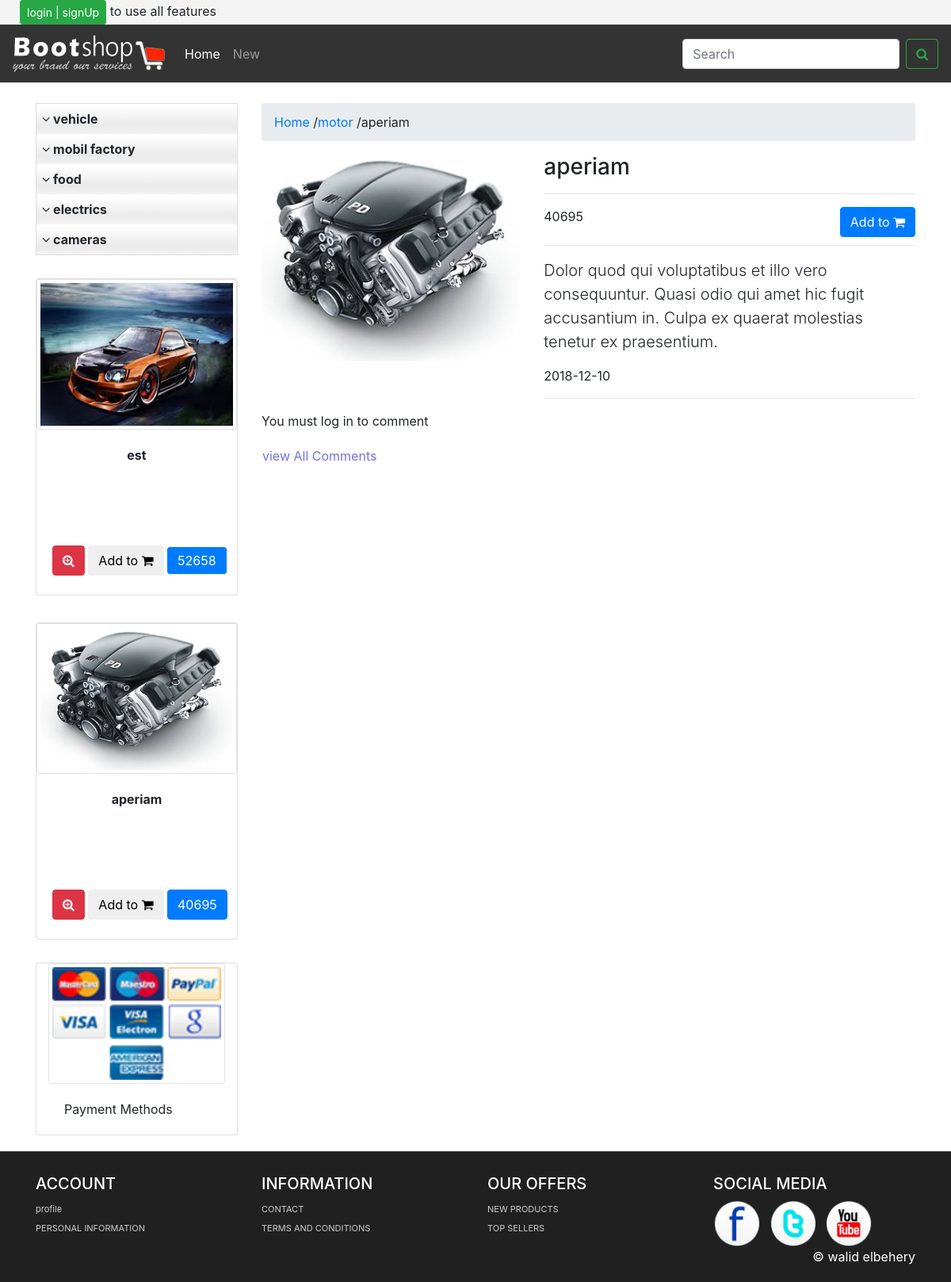
The app's page /oneitem.php?item_id=71 with its own data.
### tables this page shows
CREATE TABLE `categories` (
  `id` int(11) NOT NULL,
  `name` varchar(255) NOT NULL,
  `description` varchar(255) DEFAULT NULL,
  `ordering` int(11) DEFAULT NULL,
  `visibility` tinyint(1) NOT NULL DEFAULT '0',
  `allowComment` tinyint(1) NOT NULL DEFAULT '0',
  `allowAds` tinyint(1) NOT NULL DEFAULT '0',
  `parent` int(11) DEFAULT NULL
);

CREATE TABLE `items` (
  `id` int(11) NOT NULL,
  `name` varchar(255) NOT NULL,
  `description` text,
  `price` varchar(255) DEFAULT NULL,
  `addDate` date NOT NULL,
  `countryMade` varchar(255) DEFAULT NULL,
  `status` varchar(255) DEFAULT NULL,
  `image` varchar(300) DEFAULT NULL,
  `rating` int(11) DEFAULT NULL,
  `cat_id` int(11) DEFAULT NULL,
  `user_id` int(11) NOT NULL,
  `approve` tinyint(1) DEFAULT '0',
  `viewNum` int(11) DEFAULT '0'
);

### includes/functions/function.php (called while the page is built, shortened)
<?php
function getData($table,$orderBy,$order='ASC',$limit=null)
{
global $con;
$limit = ($limit!=null) ? ' LIMIT '.$limit :'' ;
$stm=$con->prepare("SELECT * from $table ORDER BY $orderBy $order $limit ");
$stm->execute();
$rows=$stm->fetchAll();
return $rows;
}
function getDataWhere($table,$where,$value,$orderBy,$order='DESC')
{
global $con;
if ($value==NULL)
{
    $where= $where .' IS NULL';
}
else
{
    $where =$where .' = '.$value;
}
$stm=$con->prepare("SELECT *
                    from $table
                    WHERE $where
                    ORDER BY $orderBy $order  ");
$stm->execute();
$rows=$stm->fetchAll();
return $rows;
}
function getItems($where ,$value,$approve=null)
{
global $con;
$quiry='';
$stm=$con->prepare("    SELECT items.* ,users.userName ,categories.name as catName
                        FROM items
                        INNER JOIN users on items.user_id=users.user_id
                        INNER JOIN categories on items.cat_id=categories.id
                        WHERE $where=? $quiry
                        ORDER BY id DESC  ");
$stm->execute(array($value));
$rows=$stm->fetchAll();
return $rows;
}

### oneitem.php (the view, shortened to what this page needs)
<?php
include "init.php";
?>
<?php
$item_id=isset($_GET['item_id'])&& is_numeric($_GET['item_id'])?intval($_GET['item_id']):0;
$oneItem=getItems('items.id',$item_id);
$stmt=$con->prepare("UPDATE items SET  viewNum=? WHERE id=?") ;
$stmt->execute(array( ++$oneItem[0]['viewNum'],$item_id ));
?>
<div id="mainBody">
    <div class="container">
        <div class="row">
            <?php include $tmp."sidebar.php";?>
            <div class="col-lg-9">
                <ul class="breadcrumb">
                    <li><a href="index.php">Home</a> <span class="divider">/</span></li>
                    <li><a href="categories.php?cat_id=<?=$oneItem[0]['cat_id']?>&catName=<?=$oneItem[0]['catName']?>">
                            <?=$oneItem[0]['catName']?></a> <span class="divider">/</span></li>
                    <li class="active">
                        <?=$oneItem[0]['name']?>
                    </li>
                </ul>
                <div class="row">
                    <div id="gallery" class="col-lg-5">
                        <a href="<?php
                      if(empty($oneItem[0]['image'])){echo 'upload/item/default.png';}
                    else {echo 'upload/item/'.$oneItem[0]['id'].'/'. $oneItem[0]['image'];} ?>"
                            title="Fujifilm FinePix S2950 Digital Camera">
                            <img src="<?php
                      if(empty($oneItem[0]['image'])){echo 'upload/item/default.png';}
                    else {echo 'upload/item/'.$oneItem[0]['id'].'/'. $oneItem[0]['image'];} ?>"
                                style="width:100%" alt="Fujifilm FinePix S2950 Digital Camera" />
                        </a>
                    </div>
                    <div class="col-lg-7">
                        <h3>
                            <?=$oneItem[0]['name']?>
                        </h3>
                        <hr>
                        <div class="form-horizontal ">
                            <div class="">
                                <label class=""><span>
                                        <?=$oneItem[0]['price']?></span></label>
                                <div class="float-right">
                                    <form class="" action="buy.php" method="post">
                                        <button type="submit" value="submit" class="btn btn-large btn-primary ">Add to
                                            <i class="icon-shopping-cart"></i></button>
                                    </form>
                                </div>
                            </div>
                        </div>
                        <hr />
                        <p class="lead">
                            <?=$oneItem[0]['description']?>
                        </p>
                        <p class='date'>
                            <?=$oneItem[0]['addDate']?>
                        </p>
                        <hr class="soft" />
                    </div>
                </div>
                <?php
if( isset($_SESSION['user']))
{
    ?>
                <div class="col-lg-12">
                    <div class="comment">
                        <form action="<?php echo $_SERVER['PHP_SELF'].'?item_id='.$item_id?>" method="post">
                            <div class="form-group">
                                <textarea class="form-control" placeholder="leave your comment" onkeyup="auto_grow(this)"
                                    rows="1" name="body"></textarea>
                            </div>
                            <button type="submit" class="btn btn-primary">comment</button>
                        </form>
                    </div>
                </div>
                <?php
}
else {
    echo "You must log in to comment";
}
?>
                <div class="view-hide">
                    <span class="view-hide-comments" data-id="<?=$item_id?>" href="#">view All Comments</span>
                </div>
            </div>
        </div>
    </div>
</div>
<?php
include $tmp."footer.php" ;
?>

### includes/templates/sidebar.php (shortened to what this page needs)
<?php
 $categories=getDataWhere('categories','parent',NULL,'name');
?>
<div class="col-md-3 slide-bar">
    <div class=categories>
        <?php
        foreach( $categories as $cat)
        {?>
        <div class="card ">
            <div id="accordion" class="col-lg-12">
                <a class="" data-toggle="collapse" data-target="#cat<?=$cat['id']?>" aria-expanded="true" aria-controls="collapseOne">
                    <div class="card-header " id="headingOne"> <i class="fa fa-angle-down"></i>
                        <?=$cat['name']?>
                    </div>
                </a>
            </div>
        </div>
        <?php }?>
    </div>
    <br />
    <?php
		$item=getData('items','RAND()','ASC',2);
		?>
    <div class="card col-lg-12 mycard">
        <img class="card-img-top img-thumbnail" src="<?php
                      if(empty($item[0]['image'])){echo 'upload/item/default.png';}
                    else {echo 'upload/item/'.$item[0]['id'].'/'. $item[0]['image'];} ?>"
            alt="Card image cap">
        <div class="card-body">
            <p class="card-text item-name text-center">
                <?php echo (strlen($item[0]['name'])>10) ?  substr($item[0]['name'],0,10).'...' : $item[0]['name'] ;?>
            </p>
            <div class="option">
                <a class="btn btn-danger" href="oneitem.php?item_id=<?=$item[0]['id']?>"><i class="icon-zoom-in"></i></a>
                <form class="d-inline" action="buy.php" method="post">
                    <button type="submit" value="submit" class="btn btn-default">Add to <i class="icon-shopping-cart"></i></button>
                </form>
                <a class="btn btn-primary d-inline" href="#">
                    <?=$item[0]['price']?></a>
            </div>
        </div>
    </div>
    <br>
    <div class="card col-lg-12 mycard">
        <img class="card-img-top img-thumbnail" src="<?php
                      if(empty($item[1]['image'])){echo 'upload/item/default.png';}
                    else {echo 'upload/item/'.$item[1]['id'].'/'. $item[1]['image'];} ?>"
            alt="Card image cap">
        <div class="card-body">
            <p class="card-text item-name text-center">
                <?php echo (strlen($item[1]['name'])>10) ?  substr($item[1]['name'],0,10).'...' : $item[1]['name'] ;?>
            </p>
            <div class="option">
                <a class="btn btn-danger" href="oneitem.php?item_id=<?=$item[1]['id']?>"> <i class="icon-zoom-in"></i></a>
                <form action="buy.php" method="post" class="d-inline">
                    <button type="submit" value="submit" class="btn btn-default">Add to <i class="icon-shopping-cart"></i></button>
                </form>
                <a class="btn btn-primary" href="#">
                    <?=$item[1]['price']?></a>
            </div>
        </div>
    </div>
    <br>
    <div class="card col-lg-12">
        <img class="card-img-top img-thumbnail" src="layout/images/payment_methods.png" title="Bootshop Payment Methods"
            alt="Payments Methods">
        <div class="card-body">
            <p class="card-text">
                Payment Methods
            </p>
        </div>
    </div>
</div>

### layout/css/mystyle.css (style rules this page uses)
.categories { border: 1px solid #ddd; }
.categories #accordion { padding: 0px; }
.categories .card-header { background-image: url('../images/tabRepeatInactive.png'); font-weight: bold; padding: 7px; border: none; }
.categories .card { border: none; border-radius: 3%; background-color: #eee; }
.mycard { padding: 0; height: 400px; margin-top: 5px; margin-bottom: 5px; position: relative; }
.mycard .card-img-top { height: 190px; }
.mycard .option { position: absolute; bottom: 24px; }
.item-name { font-weight: bold; }
.view-hide-comments { color: rgb(113, 113, 226) !important; margin: 15px !important; cursor: pointer; padding-bottom: 10px !important; }
.view-hide { margin: 20px -14px; }

### records on screen
categories: name "vehicle"
categories: name "mobil factory"
categories: name "food"
categories: name "electrics"
categories: name "cameras"
items: image (picture), name "est", price "52658"
items: image (picture), name "aperiam", price "40695", cat.name "motor", description "Dolor quod qui voluptatibus et illo vero consequuntur. Quasi odio qui amet hic fugit accusantium in. Culpa ex quaerat molestias tenetur ex praesentium.", addDate "2018-12-10"
